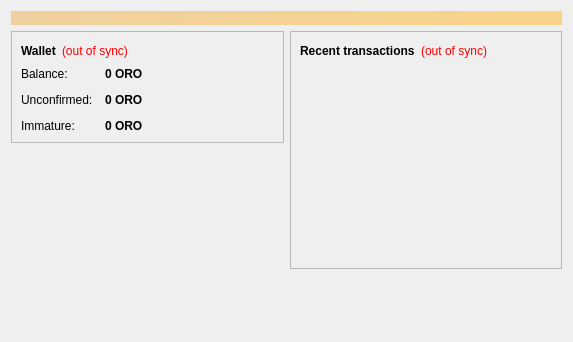
<?xml version="1.0" encoding="UTF-8"?>
<ui version="4.0">
 <class>OverviewPage</class>
 <widget class="QWidget" name="OverviewPage">
  <property name="geometry">
   <rect>
    <x>0</x>
    <y>0</y>
    <width>573</width>
    <height>342</height>
   </rect>
  </property>
  <property name="windowTitle">
   <string>Form</string>
  </property>
  <layout class="QVBoxLayout" name="topLayout">
   <item>
    <widget class="QLabel" name="labelAlerts">
     <property name="visible">
      <bool>false</bool>
     </property>
     <property name="styleSheet">
      <string notr="true">background-color: qlineargradient(x1: 0, y1: 0, x2: 1, y2: 0, stop:0 #F0D0A0, stop:1 #F8D488); color:#000000;</string>
     </property>
     <property name="wordWrap">
      <bool>true</bool>
     </property>
     <property name="margin">
      <number>3</number>
     </property>
    </widget>
   </item>
   <item>
    <layout class="QHBoxLayout" name="horizontalLayout" stretch="1,1">
     <item>
      <layout class="QVBoxLayout" name="verticalLayout_2">
       <item>
        <widget class="QFrame" name="frame">
         <property name="frameShape">
          <enum>QFrame::StyledPanel</enum>
         </property>
         <property name="frameShadow">
          <enum>QFrame::Raised</enum>
         </property>
         <layout class="QVBoxLayout" name="verticalLayout_4">
          <item>
           <layout class="QHBoxLayout" name="horizontalLayout_4">
            <item>
             <widget class="QLabel" name="label_5">
              <property name="font">
               <font>
                <weight>75</weight>
                <bold>true</bold>
               </font>
              </property>
              <property name="text">
               <string>Wallet</string>
              </property>
             </widget>
            </item>
            <item>
             <widget class="QLabel" name="labelWalletStatus">
              <property name="toolTip">
               <string>The displayed information may be out of date. Your wallet automatically synchronizes with the Bitcoin network after a connection is established, but this process has not completed yet.</string>
              </property>
              <property name="styleSheet">
               <string notr="true">QLabel { color: red; }</string>
              </property>
              <property name="text">
               <string notr="true">(out of sync)</string>
              </property>
              <property name="alignment">
               <set>Qt::AlignLeading|Qt::AlignLeft|Qt::AlignVCenter</set>
              </property>
             </widget>
            </item>
            <item>
             <spacer name="horizontalSpacer_2">
              <property name="orientation">
               <enum>Qt::Horizontal</enum>
              </property>
              <property name="sizeHint" stdset="0">
               <size>
                <width>40</width>
                <height>20</height>
               </size>
              </property>
             </spacer>
            </item>
           </layout>
          </item>
          <item>
           <layout class="QFormLayout" name="formLayout_2">
            <property name="fieldGrowthPolicy">
             <enum>QFormLayout::AllNonFixedFieldsGrow</enum>
            </property>
            <property name="horizontalSpacing">
             <number>12</number>
            </property>
            <property name="verticalSpacing">
             <number>12</number>
            </property>
            <item row="0" column="0">
             <widget class="QLabel" name="label">
              <property name="text">
               <string>Balance:</string>
              </property>
             </widget>
            </item>
            <item row="0" column="1">
             <widget class="QLabel" name="labelBalance">
              <property name="font">
               <font>
                <weight>75</weight>
                <bold>true</bold>
               </font>
              </property>
              <property name="cursor">
               <cursorShape>IBeamCursor</cursorShape>
              </property>
              <property name="toolTip">
               <string>Your current balance</string>
              </property>
              <property name="text">
               <string notr="true">0 ORO</string>
              </property>
              <property name="textInteractionFlags">
               <set>Qt::LinksAccessibleByMouse|Qt::TextSelectableByKeyboard|Qt::TextSelectableByMouse</set>
              </property>
             </widget>
            </item>
            <item row="1" column="0">
             <widget class="QLabel" name="label_3">
              <property name="text">
               <string>Unconfirmed:</string>
              </property>
             </widget>
            </item>
            <item row="1" column="1">
             <widget class="QLabel" name="labelUnconfirmed">
              <property name="font">
               <font>
                <weight>75</weight>
                <bold>true</bold>
               </font>
              </property>
              <property name="cursor">
               <cursorShape>IBeamCursor</cursorShape>
              </property>
              <property name="toolTip">
               <string>Total of transactions that have yet to be confirmed, and do not yet count toward the current balance</string>
              </property>
              <property name="text">
               <string notr="true">0 ORO</string>
              </property>
              <property name="textInteractionFlags">
               <set>Qt::LinksAccessibleByMouse|Qt::TextSelectableByKeyboard|Qt::TextSelectableByMouse</set>
              </property>
             </widget>
            </item>
            <item row="2" column="0">
             <widget class="QLabel" name="labelImmatureText">
              <property name="text">
               <string>Immature:</string>
              </property>
             </widget>
            </item>
            <item row="2" column="1">
             <widget class="QLabel" name="labelImmature">
              <property name="font">
               <font>
                <weight>75</weight>
                <bold>true</bold>
               </font>
              </property>
              <property name="toolTip">
               <string>Mined balance that has not yet matured</string>
              </property>
              <property name="text">
               <string notr="true">0 ORO</string>
              </property>
              <property name="textInteractionFlags">
               <set>Qt::LinksAccessibleByMouse|Qt::TextSelectableByKeyboard|Qt::TextSelectableByMouse</set>
              </property>
             </widget>
            </item>
           </layout>
          </item>
         </layout>
        </widget>
       </item>
       <item>
        <spacer name="verticalSpacer">
         <property name="orientation">
          <enum>Qt::Vertical</enum>
         </property>
         <property name="sizeHint" stdset="0">
          <size>
           <width>20</width>
           <height>40</height>
          </size>
         </property>
        </spacer>
       </item>
      </layout>
     </item>
     <item>
      <layout class="QVBoxLayout" name="verticalLayout_3">
       <item>
        <widget class="QFrame" name="frame_2">
         <property name="frameShape">
          <enum>QFrame::StyledPanel</enum>
         </property>
         <property name="frameShadow">
          <enum>QFrame::Raised</enum>
         </property>
         <layout class="QVBoxLayout" name="verticalLayout">
          <item>
           <layout class="QHBoxLayout" name="horizontalLayout_2">
            <item>
             <widget class="QLabel" name="label_4">
              <property name="text">
               <string>&lt;b&gt;Recent transactions&lt;/b&gt;</string>
              </property>
             </widget>
            </item>
            <item>
             <widget class="QLabel" name="labelTransactionsStatus">
              <property name="toolTip">
               <string>The displayed information may be out of date. Your wallet automatically synchronizes with the Bitcoin network after a connection is established, but this process has not completed yet.</string>
              </property>
              <property name="styleSheet">
               <string notr="true">QLabel { color: red; }</string>
              </property>
              <property name="text">
               <string notr="true">(out of sync)</string>
              </property>
              <property name="alignment">
               <set>Qt::AlignRight|Qt::AlignTrailing|Qt::AlignVCenter</set>
              </property>
             </widget>
            </item>
            <item>
             <spacer name="horizontalSpacer">
              <property name="orientation">
               <enum>Qt::Horizontal</enum>
              </property>
              <property name="sizeHint" stdset="0">
               <size>
                <width>40</width>
                <height>20</height>
               </size>
              </property>
             </spacer>
            </item>
           </layout>
          </item>
          <item>
           <widget class="QListView" name="listTransactions">
            <property name="styleSheet">
             <string notr="true">QListView { background: transparent; }</string>
            </property>
            <property name="frameShape">
             <enum>QFrame::NoFrame</enum>
            </property>
            <property name="verticalScrollBarPolicy">
             <enum>Qt::ScrollBarAlwaysOff</enum>
            </property>
            <property name="horizontalScrollBarPolicy">
             <enum>Qt::ScrollBarAlwaysOff</enum>
            </property>
            <property name="selectionMode">
             <enum>QAbstractItemView::NoSelection</enum>
            </property>
           </widget>
          </item>
         </layout>
        </widget>
       </item>
       <item>
        <spacer name="verticalSpacer_2">
         <property name="orientation">
          <enum>Qt::Vertical</enum>
         </property>
         <property name="sizeHint" stdset="0">
          <size>
           <width>20</width>
           <height>40</height>
          </size>
         </property>
        </spacer>
       </item>
      </layout>
     </item>
    </layout>
   </item>
  </layout>
 </widget>
 <resources/>
 <connections/>
</ui>
